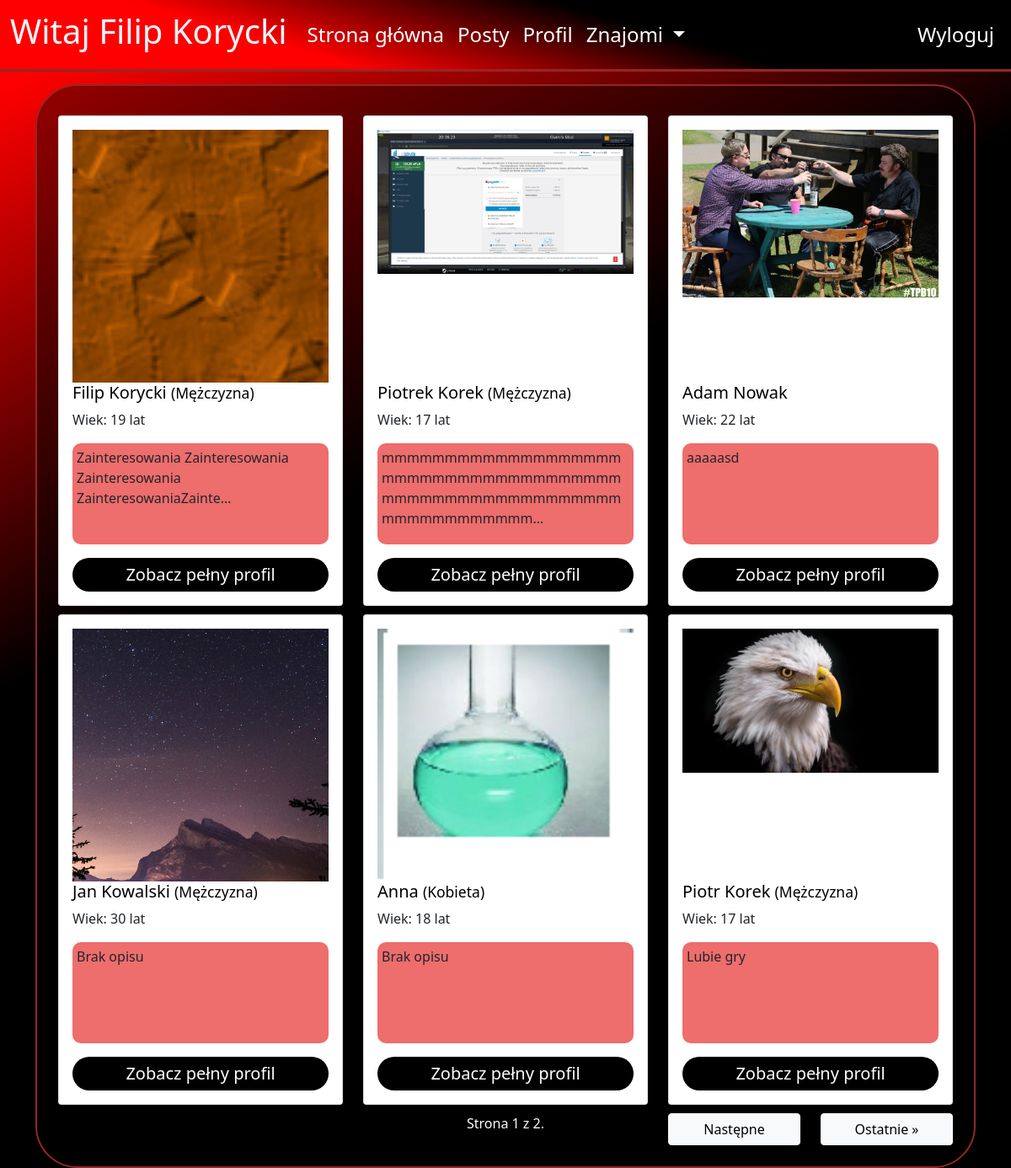
Page / (signed in) on the committed database.
### blog/models.py (models this page shows, shortened)
class Profile(models.Model):
    user = models.OneToOneField(User, null=True, on_delete=models.CASCADE)
    birth_date = models.DateField(blank=True,null=True)
    description = models.TextField(blank=True,null=True)
    first_name = models.CharField(blank=True, null=True, max_length=40)
    last_name = models.CharField(blank=True, null=True, max_length=40)
    country = models.CharField(blank=True, null=True, max_length=40)
    city = models.CharField(blank=True, null=True, max_length=40)
    height = models.DecimalField(blank=True,null=True, decimal_places=0, max_digits=120)
    weight = models.DecimalField(blank=True,null=True, decimal_places=0, max_digits=120)
    gender = models.CharField(blank=True,null=True, max_length=222)
    friends = models.ManyToManyField('self', blank=True)
    images = models.ManyToManyField("ProfileImage", related_name='+',blank=True)
    chats = models.ManyToManyField("ChatBox", related_name='+',blank=True)
    posts = models.ManyToManyField("Post", related_name='+',blank=True)
    def get_age(self):
        import datetime
        age = int((datetime.date.today() - self.birth_date).days/365.25)
        return age
    def get_name(self):
        if self.first_name and self.last_name:
            return str(str(self.first_name)+" "+str(self.last_name)) #+" ("+str(self.user.username)+")"
        elif self.first_name:
            return self.first_name
        else:
            return self.user.username

### blog/views.py (the view)
# urls.py: path("", views.MainPage, name="mainpage"),
def MainPage(request):
    profiles = Profile.objects.all()
    paginator = Paginator(profiles, 6)
    page_number = request.GET.get('page')
    page_obj = paginator.get_page(page_number)
    context={
        'profiles':page_obj,
    }
    if request.user.is_authenticated:
        profile = request.user.profile
        new_friend_request = 0
        friend_requests = FriendInvitation.objects.all().filter(profile_to=profile)
        for friend_request in friend_requests:
            if friend_request.displayed == False:
                new_friend_request += 1
        context["new_friend_request"] = new_friend_request
        new_messages = 0
        profile_chats = profile.chats.all()
        for chat in profile_chats:
            for message in chat.messages.all():
                if not message.displayed:
                    if not message.owner == profile:
                        new_messages +=1
        context["new_messages"] = new_messages
    return render(request, "blog/mainpage.html",context=context)

### blog/templates/blog/mainpage.html (shortened to what this page needs)
{% extends "blog/base.html"%}
{% load static %}
{%block content%}
{% if user.is_authenticated%}
<div class="container background_v1">
    <div class="row">
    {% for profile in profiles%}
        <div class="col-sm-12 col-md-6 col-lg-4" >
            <div class="card main_page_card" style="margin-top: 10px;">
                <div class="card-body">
                {% if profile.images%}
                <div style="width: 100%; position:relative;">
                    {%for image in profile.images.all %}
                        {% if forloop.last %}
                            <div class="fake_box"> </div>
                            <br />
                        {%endif%}
                    {%empty%}
                          <img src="{% static 'user.png' %}" class="profile_image">
                          <div class="fake_box"> </div>
                        <br />
                    {%endfor%}
                </div>
                {%endif%}
                <h5 class="card-title">
                {{profile.get_name}}
                {% if not profile.gender == None%}
                <small>({{profile.gender}})</small>
                {%endif%}
                </h5>
                <p class="card-text">Wiek: {{profile.get_age}} lat</p>
                <p class="card-text main_page_desc" >
                {% if profile.description %}
                    {{profile.description|truncatechars:70}}
                    {% else %}
                    Brak opisu
                {%  endif   %}
                </p>
                <a href="{%url 'profile' profile.id%}"  class="my-button">Zobacz pełny profil</a>
                </div>
            </div>
        </div>
    {%endfor%}
    </div>
    <div class="pagination row">
        {% if profiles.has_previous %}
            <div class="col-md-12 col-lg-2">
            <a class="pagiantion_obj btn btn-light"
             href="?page=1">&laquo; Pierwsze</a>
            </div>
            <div class="col-md-12 col-lg-2">
            <a class="pagiantion_obj btn btn-light"
            href="?page={{ profiles.previous_page_number }}">Poprzednie</a>
            </div>
        {%else%}
            <div class="pagination_obj col-md-12 col-lg-2" style="height:1px;"></div>
            <div class="pagination_obj col-md-12 col-lg-2" style="height:1px;"></div>
        {% endif %}
        <div class="pagiantion_obj pagination_number col-sm-12 col-md-4" >
            Strona {{ profiles.number }} z {{ profiles.paginator.num_pages }}.
        </div>
        {% if profiles.has_next %}
            <div class="col-md-12 col-lg-2">
            <a class="pagiantion_obj btn btn-light pagiantion_obj"
            href="?page={{ profiles.next_page_number }}">Następne</a>
            </div>
            <div class="col-md-12 col-lg-2">
            <a class="pagiantion_obj btn btn-light pagiantion_obj"
            href="?page={{ profiles.paginator.num_pages }}">Ostatnie &raquo;</a>
             </div>
        {% endif %}
</div>
</div>
    {%endif%}
{% endblock %}

### blog/templates/blog/base.html (shortened to what this page needs)
{% load static %}
<!doctype html>
<html lang="en">
  <head>
    <link href="https://cdn.jsdelivr.net/npm/bootstrap@5.0.0-beta1/dist/css/bootstrap.min.css" rel="stylesheet">
    <link rel ="stylesheet" href="{% static 'style.css' %}">
  </head>
  <body>
    <nav class="navbar navbar-expand-lg navbar-dark bg-light">
  <div class="container-fluid">
    <a class="navbar-brand" href="#"><h1>Witaj {{user.profile.get_name}}</h1></a>
    <div class="collapse navbar-collapse" id="navbarSupportedContent">
      <ul class="navbar-nav me-auto mb-2 mb-lg-0">
        {% if user.is_authenticated%}
        <li class="nav-item ">
          <a class="nav-link" href="{% url 'mainpage' %}">Strona główna</a>
        </li>
        <li class="nav-item ">
          <a class="nav-link" href="{% url 'posts' %}">Posty</a>
        </li>
        <li class="nav-item ">
          <a class="nav-link" href="{% url 'profile' user.profile.id %}">Profil</a>
        </li>
        <li class="nav-item dropdown">
          <a class="nav-link dropdown-toggle" href="#" id="navbarDropdown" role="button" data-bs-toggle="dropdown" aria-expanded="false">
            Znajomi
          </a>
        </li>
        {%endif%}
        </ul>
        {% if user.is_authenticated%}
        <ul class="navbar-nav ml-auto mb-2 mb-lg-0" >
          <li class="nav-item">
            <a class="nav-link" href="{% url 'logout' %}">Wyloguj</a>
          </li>
        </ul>
        {%endif%}
    </div>
  </div>
</nav>
    <div class="main_content">
      <div class="container">
    {%block content%}
    {% endblock %}
      </div>
    </div>
  </body>
</html>

### static/style.css (style rules this page uses)
* { box-sizing: border-box; margin:0; padding:0; }
:root { --ramka: rgb(148, 38, 38); }
nav { background: rgb(255,0,0); background: linear-gradient(16deg, rgba(255,0,0,1) 29%, rgba(0,0,0,1) 63%, rgba(0,0,0,1) 100%); border-bottom: var(--ramka) solid 3px; }
body { background-repeat: no-repeat; background-size: cover; background: black; }
.navbar { position: fixed; top:0; z-index: 555; width: 100%; }
h1,h2,h3,h4,h5 { color:aliceblue; }
nav .navbar-nav li a { color: white !important; font-size: 1.5em; }
.main_content { padding-top: 100px; min-height: 800px; background: rgb(255,0,0); background: linear-gradient(151deg, rgba(255,0,0,1) 5%, rgba(0,0,0,1) 40%, rgba(0,0,0,1) 100%); }
.card-title { color:black !important; }
.main_page_card { width: 100%; }
.background_v1 { border: solid 2px var(--ramka); border-radius: 50px; padding: 25px; background-color:rgba(0, 0, 0, 0.4); min-height: 700px; }
.fake_box { width:300px; height: 276px; }
.main_page_desc { background-color: rgb(238, 109, 109)!important; border-radius: 10px; padding:5px; height:120px; }
.btn { width:100%; }
.my-button { display: inline-block; text-align: center; padding:5px; background-color:black; border-radius:20px; border:none; color:white; font-size: 20px; transition: background-color 1s, color 1s; text-decoration: none; width: 100%; }
.pagination { margin-top: 10px; }
.pagination_number { background-color: black; color:white; text-align: center; }

### rows in the picture
Profile: get_name "Filip Korycki", gender "Mężczyzna", get_age "19", description "Zainteresowania Zainteresowania Zainteresowania ZainteresowaniaZainte…"
Profile: get_name "Piotrek Korek", gender "Mężczyzna", get_age "17", description "mmmmmmmmmmmmmmmmmmmmmmmmmmmmmmmmmmmmmmmmmmmmmmmmmmmmmmmmmmmmmmmmmmmmm…"
Profile: get_name "Adam Nowak", get_age "22", description "aaaaasd"
Profile: get_name "Jan Kowalski", gender "Mężczyzna", get_age "30", description "Brak opisu"
Profile: get_name "Anna", gender "Kobieta", get_age "18", description "Brak opisu"
Profile: get_name "Piotr Korek", gender "Mężczyzna", get_age "17", description "Lubie gry"

### other values in the picture
{{ user.profile.get_name }} "Filip Korycki"
{{ profiles.number }} "1"
{{ profiles.paginator.num_pages }} "2"
